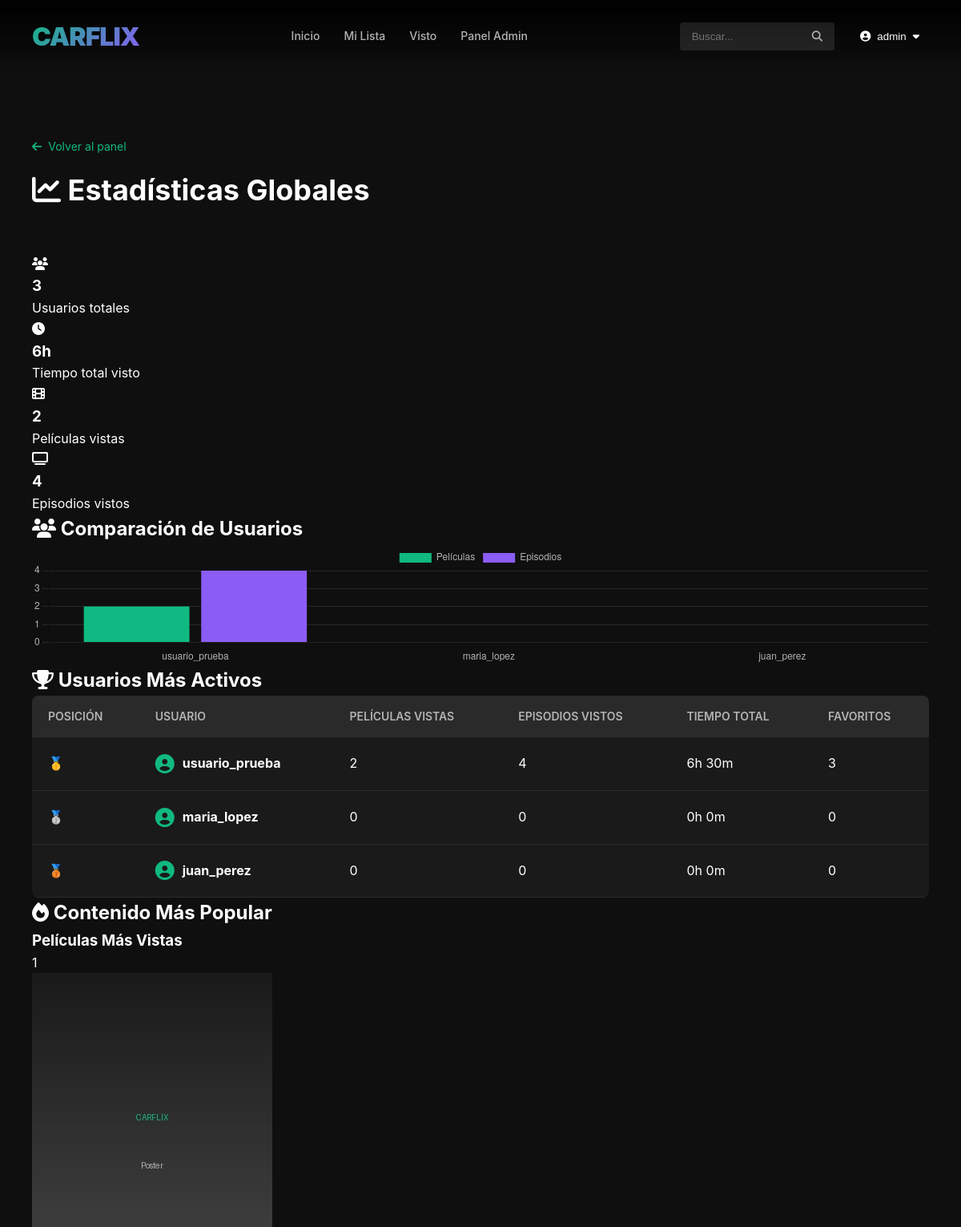
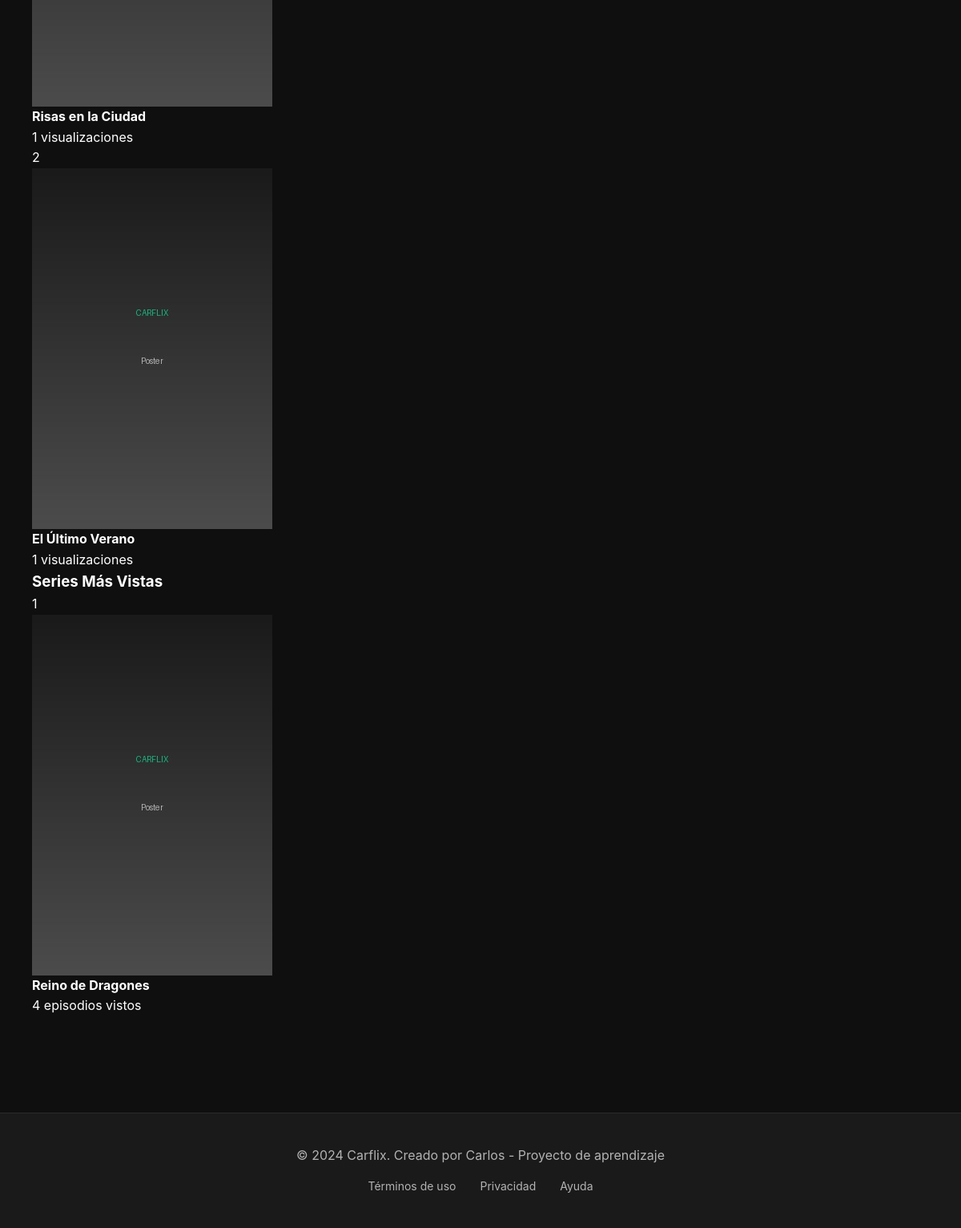
Page /admin/stats (signed in) on the committed database (2 pictures, top to bottom).
### app/models.py (models this page shows, shortened)
class User(UserMixin, db.Model):
    id = db.Column(db.Integer, primary_key=True)
    username = db.Column(db.String(64), unique=True, nullable=False, index=True)
    email = db.Column(db.String(120), unique=True, nullable=False, index=True)
    password_hash = db.Column(db.String(256))
    is_admin = db.Column(db.Boolean, default=False)
    profile_picture = db.Column(db.String(300), default='images/default-avatar.png')
    created_at = db.Column(db.DateTime, default=datetime.utcnow)
    favorite_movies = db.relationship('Movie', secondary=movie_favorites,
                                      backref=db.backref('favorited_by', lazy='dynamic'))
    favorite_series = db.relationship('Series', secondary=series_favorites,
                                      backref=db.backref('favorited_by', lazy='dynamic'))
    watched_movies = db.relationship('Movie', secondary=movie_watched,
                                     backref=db.backref('watched_by', lazy='dynamic'))
    watched_episodes = db.relationship('Episode', secondary=episode_watched,
                                       backref=db.backref('watched_by', lazy='dynamic'))

class Movie(db.Model):
    id = db.Column(db.Integer, primary_key=True)
    title = db.Column(db.String(200), nullable=False, index=True)
    description = db.Column(db.Text)
    duration = db.Column(db.Integer)  # Duración en minutos
    release_year = db.Column(db.Integer)
    video_path = db.Column(db.String(300), nullable=False)
    poster_path = db.Column(db.String(300))
    background_path = db.Column(db.String(300))
    created_at = db.Column(db.DateTime, default=datetime.utcnow)
    categories = db.relationship('Category', secondary=movie_categories,
                                 backref=db.backref('movies', lazy='dynamic'))

class Series(db.Model):
    id = db.Column(db.Integer, primary_key=True)
    title = db.Column(db.String(200), nullable=False, index=True)
    description = db.Column(db.Text)
    release_year = db.Column(db.Integer)
    poster_path = db.Column(db.String(300))
    background_path = db.Column(db.String(300))
    created_at = db.Column(db.DateTime, default=datetime.utcnow)
    categories = db.relationship('Category', secondary=series_categories,
                                 backref=db.backref('series', lazy='dynamic'))
    episodes = db.relationship('Episode', backref='series', lazy='dynamic',
                               cascade='all, delete-orphan')

### app/routes.py (the view)
@app.route('/admin/stats')
@login_required
@admin_required
def admin_stats():
    from collections import Counter
    users = User.query.filter_by(is_admin=False).all()
    user_stats = []
    total_movies_watched = 0
    total_episodes_watched = 0
    total_time = 0
    for user in users:
        movies_count = len(user.watched_movies)
        episodes_count = len(user.watched_episodes)
        movies_time = sum([m.duration for m in user.watched_movies if m.duration]) or 0
        series_time = sum([e.duration for e in user.watched_episodes if e.duration]) or 0
        user_total_time = movies_time + series_time
        total_movies_watched += movies_count
        total_episodes_watched += episodes_count
        total_time += user_total_time
        user_stats.append({
            'username': user.username,
            'movies_watched': movies_count,
            'episodes_watched': episodes_count,
            'total_hours': user_total_time // 60,
            'total_minutes': user_total_time % 60,
            'total_time': user_total_time,
            'favorites': len(user.favorite_movies) + len(user.favorite_series)
        })
    user_stats.sort(key=lambda x: x['total_time'], reverse=True)
    movie_watch_counts = {}
    for user in users:
        for movie in user.watched_movies:
            movie_watch_counts[movie.id] = movie_watch_counts.get(movie.id, 0) + 1
    popular_movies = []
    for movie_id, count in sorted(movie_watch_counts.items(), key=lambda x: x[1], reverse=True)[:5]:
        movie = Movie.query.get(movie_id)
        if movie:
            movie.watch_count = count
            popular_movies.append(movie)
    series_watch_counts = {}
    for user in users:
        for episode in user.watched_episodes:
            series_id = episode.series_id
            series_watch_counts[series_id] = series_watch_counts.get(series_id, 0) + 1
    popular_series = []
    for series_id, count in sorted(series_watch_counts.items(), key=lambda x: x[1], reverse=True)[:5]:
        series = Series.query.get(series_id)
        if series:
            series.watch_count = count
            popular_series.append(series)
    global_stats = {
        'total_users': len(users),
        'total_hours': total_time // 60,
        'total_movies_watched': total_movies_watched,
        'total_episodes_watched': total_episodes_watched
    }
    return render_template('admin/stats.html',
                           global_stats=global_stats,
                           user_stats=user_stats,
                           popular_movies=popular_movies,
                           popular_series=popular_series)

### app/templates/admin/stats.html (shortened to what this page needs)
{% extends "base.html" %}
{% block content %}
<div class="admin-page">
    <div class="admin-container">
        <div class="admin-header">
            <div>
                <a href="{{ url_for('admin_dashboard') }}" class="back-link">
                    <i class="fas fa-arrow-left"></i> Volver al panel
                </a>
                <h1><i class="fas fa-chart-line"></i> Estadísticas Globales</h1>
            </div>
        </div>
        <div class="stats-summary">
            <div class="summary-card">
                <div class="summary-icon users">
                    <i class="fas fa-users"></i>
                </div>
                <div class="summary-info">
                    <h3>{{ global_stats.total_users }}</h3>
                    <p>Usuarios totales</p>
                </div>
            </div>
            <div class="summary-card">
                <div class="summary-icon time">
                    <i class="fas fa-clock"></i>
                </div>
                <div class="summary-info">
                    <h3>{{ global_stats.total_hours }}h</h3>
                    <p>Tiempo total visto</p>
                </div>
            </div>
            <div class="summary-card">
                <div class="summary-icon movies">
                    <i class="fas fa-film"></i>
                </div>
                <div class="summary-info">
                    <h3>{{ global_stats.total_movies_watched }}</h3>
                    <p>Películas vistas</p>
                </div>
            </div>
            <div class="summary-card">
                <div class="summary-icon series">
                    <i class="fas fa-tv"></i>
                </div>
                <div class="summary-info">
                    <h3>{{ global_stats.total_episodes_watched }}</h3>
                    <p>Episodios vistos</p>
                </div>
            </div>
        </div>
        <div class="chart-section">
            <h2><i class="fas fa-users"></i> Comparación de Usuarios</h2>
            <div class="chart-container">
                <canvas id="usersComparisonChart"></canvas>
            </div>
        </div>
        <div class="chart-section">
            <h2><i class="fas fa-trophy"></i> Usuarios Más Activos</h2>
            <div class="table-container">
                <table class="admin-table">
                    <thead>
                        <tr>
                            <th>Posición</th>
                            <th>Usuario</th>
                            <th>Películas Vistas</th>
                            <th>Episodios Vistos</th>
                            <th>Tiempo Total</th>
                            <th>Favoritos</th>
                        </tr>
                    </thead>
                    <tbody>
                        {% for user_stat in user_stats %}
                        <tr>
                            <td>
                                <span class="rank-badge rank-{{ loop.index if loop.index <= 3 else 'other' }}">
                                    {% if loop.index == 1 %}🥇{% elif loop.index == 2 %}🥈{% elif loop.index == 3 %}🥉{% else %}{{ loop.index }}{% endif %}
                                </span>
                            </td>
                            <td>
                                <div class="user-cell">
                                    <i class="fas fa-user-circle"></i>
                                    <strong>{{ user_stat.username }}</strong>
                                </div>
                            </td>
                            <td>{{ user_stat.movies_watched }}</td>
                            <td>{{ user_stat.episodes_watched }}</td>
                            <td>{{ user_stat.total_hours }}h {{ user_stat.total_minutes }}m</td>
                            <td>{{ user_stat.favorites }}</td>
                        </tr>
                        {% endfor %}
                    </tbody>
                </table>
            </div>
        </div>
        <div class="chart-section">
            <h2><i class="fas fa-fire"></i> Contenido Más Popular</h2>
            <h3>Películas Más Vistas</h3>
            <div class="popular-content-list">
                {% for movie in popular_movies %}
                <div class="popular-item">
                    <span class="popular-rank">{{ loop.index }}</span>
                    <img src="{{ url_for('static', filename=movie.poster_path) if movie.poster_path else 'https://via.placeholder.com/50x75?text=Poster' }}"
                         alt="{{ movie.title }}" class="popular-poster">
                    <div class="popular-info">
                        <h4>{{ movie.title }}</h4>
                        <p>{{ movie.watch_count }} visualizaciones</p>
                    </div>
                </div>
                {% endfor %}
            </div>
            <h3>Series Más Vistas</h3>
            <div class="popular-content-list">
                {% for series in popular_series %}
                <div class="popular-item">
                    <span class="popular-rank">{{ loop.index }}</span>
                    <img src="{{ url_for('static', filename=series.poster_path) if series.poster_path else 'https://via.placeholder.com/50x75?text=Poster' }}"
                         alt="{{ series.title }}" class="popular-poster">
                    <div class="popular-info">
                        <h4>{{ series.title }}</h4>
                        <p>{{ series.watch_count }} episodios vistos</p>
                    </div>
                </div>
                {% endfor %}
            </div>
        </div>
    </div>
</div>
<script>
// Gráfica de Comparación de Usuarios
const usersCtx = document.getElementById('usersComparisonChart');
if (usersCtx) {
    new Chart(usersCtx, {
        type: 'bar',
        data: {
            labels: [{% for user_stat in user_stats %}'{{ user_stat.username }}'{% if not loop.last %}, {% endif %}{% endfor %}],
            datasets: [{
                label: 'Películas',
                data: [{% for user_stat in user_stats %}{{ user_stat.movies_watched }}{% if not loop.last %}, {% endif %}{% endfor %}],
                backgroundColor: '#10b981'
            }, {
                label: 'Episodios',
                data: [{% for user_stat in user_stats %}{{ user_stat.episodes_watched }}{% if not loop.last %}, {% endif %}{% endfor %}],
                backgroundColor: '#8b5cf6'
            }]
        },
        options: {
            responsive: true,
            maintainAspectRatio: false,
            scales: {
                y: {
                    beginAtZero: true,
                    ticks: {
                        color: '#b3b3b3'
                    },
                    grid: {
                        color: 'rgba(255, 255, 255, 0.1)'
                    }
                },
                x: {
                    ticks: {
                        color: '#b3b3b3'
                    },
                    grid: {
                        display: false
                    }
                }
            },
            plugins: {
                legend: {
                    labels: {
                        color: '#b3b3b3'
                    }
                }
            }
        }
    });
}
</script>
{% endblock %}

### app/templates/base.html (shortened to what this page needs)
<!DOCTYPE html>
<html lang="es">
<head>
    <link rel="stylesheet" href="{{ url_for('static', filename='css/style.css') }}">
    <link rel="stylesheet" href="https://cdnjs.cloudflare.com/ajax/libs/font-awesome/6.4.0/css/all.min.css">
</head>
<body>
    {% if current_user.is_authenticated %}
    <nav class="navbar">
        <div class="navbar-container">
            <a href="{{ url_for('home') }}" class="logo">CARFLIX</a>
            <div class="nav-links">
                <a href="{{ url_for('home') }}">Inicio</a>
                <a href="{{ url_for('my_list') }}">Mi Lista</a>
                <a href="{{ url_for('watched') }}">Visto</a>
                {% if current_user.is_admin %}
                <a href="{{ url_for('admin_dashboard') }}">Panel Admin</a>
                {% endif %}
            </div>
            <div class="nav-right">
                <form action="{{ url_for('search') }}" method="get" class="search-form">
                    <input type="text" name="q" placeholder="Buscar..." class="search-input">
                    <button type="submit" class="search-btn"><i class="fas fa-search"></i></button>
                </form>
                <div class="user-menu">
                    <button class="user-btn">
                        <i class="fas fa-user-circle"></i>
                        <span>{{ current_user.username }}</span>
                        <i class="fas fa-caret-down"></i>
                    </button>
                </div>
            </div>
        </div>
    </nav>
    {% endif %}
    <main class="main-content">
        {% block content %}{% endblock %}
    </main>
    <footer class="footer">
        <div class="footer-content">
            <p>&copy; 2024 Carflix. Creado por Carlos - Proyecto de aprendizaje</p>
            <div class="footer-links">
                <a href="#">Términos de uso</a>
                <a href="#">Privacidad</a>
                <a href="#">Ayuda</a>
            </div>
        </div>
    </footer>
</body>
</html>

### rows in the picture
User: username "admin"
User: username "usuario_prueba", movies_watched "2", episodes_watched "4", total_hours "6", total_minutes "30", favorites "3"
User: username "maria_lopez", movies_watched "0", episodes_watched "0", total_hours "0", total_minutes "0", favorites "0"
User: username "juan_perez", movies_watched "0", episodes_watched "0", total_hours "0", total_minutes "0", favorites "0"
Movie: poster_path (placeholder picture), title "Risas en la Ciudad", watch_count "1"
Movie: poster_path (placeholder picture), title "El Último Verano", watch_count "1"
Series: poster_path (placeholder picture), title "Reino de Dragones", watch_count "4"

### other values in the picture
{{ global_stats.total_users }} "3"
{{ global_stats.total_hours }} "6"
{{ global_stats.total_movies_watched }} "2"
{{ global_stats.total_episodes_watched }} "4"
chart data {{ user_stat.username }} usuario_prueba, maria_lopez, juan_perez
chart data {{ user_stat.movies_watched }} 2, 0, 0
chart data {{ user_stat.episodes_watched }} 4, 0, 0
